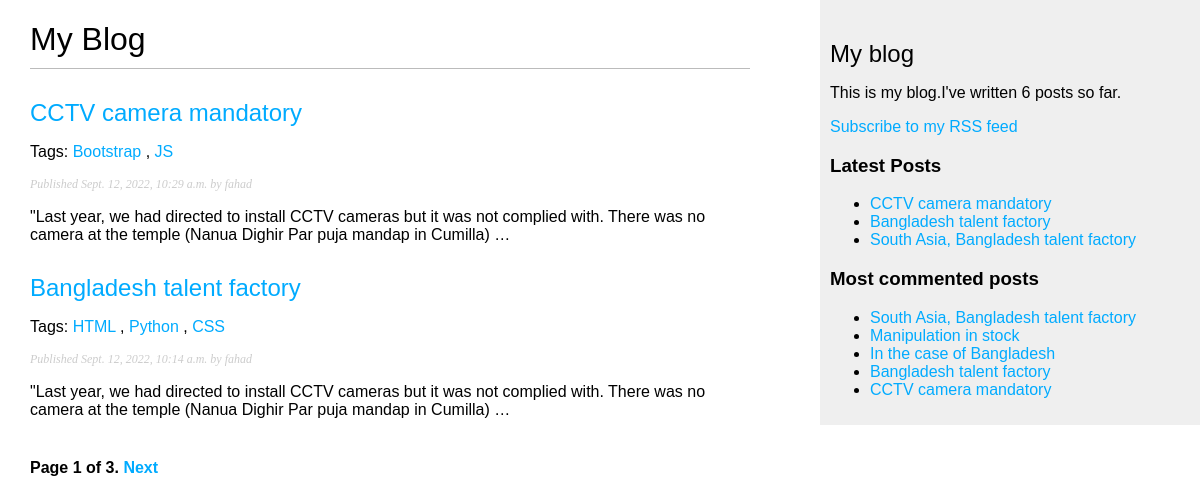
The page / on the database its author committed.
### blog/models.py (models this page shows, shortened)
class Post(models.Model):
    STATUS_CHOICES = (
    ('draft', 'Draft'),
    ('published', 'Published'),
    )
    title = models.CharField(max_length=250)
    slug = models.SlugField(max_length=250, unique_for_date='publish')
    author = models.ForeignKey(User,on_delete=models.CASCADE, related_name='blog_posts')
    body = models.TextField()
    publish = models.DateTimeField(default=timezone.now)
    created = models.DateTimeField(auto_now_add=True)
    updated = models.DateTimeField(auto_now=True)
    status = models.CharField(max_length=10,choices=STATUS_CHOICES,default='draft')
    objects = models.Manager() # The default manager.
    published = PublishedManager() # Our custom manager.
    tags = TaggableManager()
    class Meta:
        ordering = ('-publish',)
    def get_absolute_url(self):
        return reverse('post_detail',
            args=[self.publish.year,
            self.publish.month,
            self.publish.day, self.slug])

### blog/views.py (the view)
# urls.py: path('', views.post_list, name='post_list'),
def post_list(request, tag_slug=None):
    posts = Post.objects.all()
    tag = None
    if tag_slug:
        tag = get_object_or_404(Tag, slug=tag_slug)
        posts = posts.filter(tags__in=[tag])
    paginator = Paginator(posts, 2) # 3 posts in each page
    page = request.GET.get('page')
    try:
        posts = paginator.page(page)
    except PageNotAnInteger:
        posts = paginator.page(1)
    except EmptyPage:
        posts = paginator.page(paginator.num_pages)
    context = {'posts':posts, 'tag':tag}
    return render(request,'blog/list.html', context)

### blog/templatetags/blog_tags.py (called while the page is built)
@register.simple_tag
def total_post():
    return Post.objects.count()

@register.inclusion_tag('blog/latest_posts.html')
def show_latest_post(count=5):
    latest_post = Post.objects.order_by('-publish')[:count]
    return {'latest_post':latest_post}

@register.simple_tag
def most_commented_post(count=5):
    return Post.objects.annotate(total_comments=Count('comments')).order_by('-total_comments')[:count]

@register.filter(name='markdown')
def markdown_format(text):
    return mark_safe(markdown.markdown(text))

### blog/templates/blog/list.html (shortened to what this page needs)
{% extends "blog/base.html" %}
{% load blog_tags %}
{% block content %}
<h1>My Blog</h1>
{% for post in posts %}
  <h2>
    <a href="{{post.get_absolute_url}}">
      {{ post.title }}
    </a>
  </h2>
  <p class="tags">
    Tags:
    {% for tag in post.tags.all %}
      <a href="{% url 'post_list_by_tag' tag.slug %}">
        {{ tag.name }}
      </a>
      {% if not forloop.last %}, {% endif %}
    {% endfor %}
  </p>
  <p class="date">
    Published {{ post.publish }} by {{ post.author }}
  </p>
  {{ post.body|markdown|truncatewords:30|linebreaks }}
{% endfor %}
{% include 'blog/pagination.html' with page=posts %}
{% endblock content %}

### blog/templates/blog/base.html (shortened to what this page needs)
{% load blog_tags %}
{% load static %}
<!DOCTYPE html>
<html>
<head>
  <link rel="stylesheet" href="{% static 'css/main.css' %}">
</head>
<body>
  <div id="content">
    {% block content %}
    {% endblock %}
  </div>
  <div id="sidebar">
    <h2>My blog</h2>
    <p>This is my blog.I've written {% total_post %} posts so far.</p>
    <p>
      <a href="{% url 'post_feed' %}">Subscribe to my RSS feed</a>
     </p>
    <h3>Latest Posts</h3>
    {% show_latest_post 3 %}
    <h3>Most commented posts</h3>
    {% most_commented_post as commented_post %}
    <ul>
      {% for post in commented_post %}
      <li><a href="{{ post.get_absolute_url }}">{{post.title}}</a></li>
      {% endfor %}
    </ul>
  </div>
</body>
</html>

### blog/templates/blog/pagination.html (shortened to what this page needs)
<div class="pagination">
    <span class="step-links">
      <span class="current">
        Page {{ page.number }} of {{ page.paginator.num_pages }}.
      </span>
      {% if page.has_next %}
        <a href="?page={{ page.next_page_number }}">Next</a>
      {% endif %}
    </span>
  </div>

### blog/templates/blog/latest_posts.html
<ul>
    {% for post in latest_post %}
    <li>
    <a href="{{ post.get_absolute_url }}">{{ post.title }}</a>
    </li>
    {% endfor %}
   </ul>

### static/css/main.css (style rules this page uses)
body { margin:0; padding:0; font-family:helvetica, sans-serif; }
a { color:#00abff; text-decoration:none; }
h1 { font-weight:normal; border-bottom:1px solid #bbb; padding:0 0 10px 0; }
h2 { font-weight:normal; margin:30px 0 0; }
#content { float:left; width:60%; padding:0 0 0 30px; }
#sidebar { float:right; width:30%; padding:10px; background:#efefef; height:100%; }
p.date { color:#ccc; font-family: georgia, serif; font-size: 12px; font-style: italic; }
.pagination { margin:40px 0; font-weight:bold; }

### rows shown on the page
Post: title "CCTV camera mandatory", publish "Sept. 12, 2022, 10:29 a.m.", author "fahad", body "\"Last year, we had directed to install CCTV cameras but it was not complied with. There was no camera at the temple (Nanua Dighir Par puja mandap in Cumilla) …"
Tag: name "Bootstrap"
Tag: name "JS"
Post: title "Bangladesh talent factory", publish "Sept. 12, 2022, 10:14 a.m.", author "fahad", body "\"Last year, we had directed to install CCTV cameras but it was not complied with. There was no camera at the temple (Nanua Dighir Par puja mandap in Cumilla) …"
Tag: name "HTML"
Tag: name "Python"
Tag: name "CSS"
Post: title "South Asia, Bangladesh talent factory"
Post: title "Manipulation in stock"
Post: title "In the case of Bangladesh"

### other values the page prints
{{ page.number }} "1"
{{ page.paginator.num_pages }} "3"
